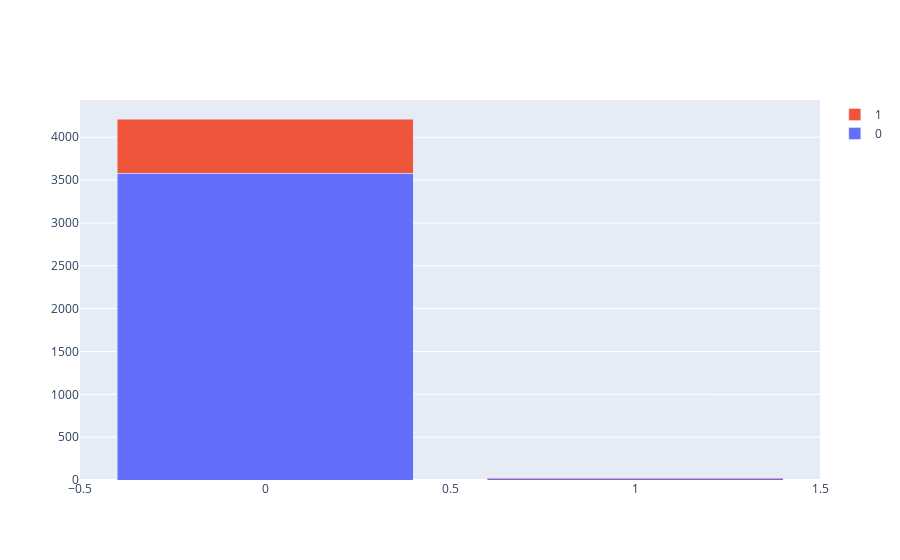

Here is the notebook cell this chart was saved with:
### Code cell
draw_bar("prevalentStroke", df)

### Figure 1 — Plotly figure (JSON) as saved in the notebook; plotly's stock layout.template omitted (floating-point values rounded to 4 significant figures)
{"data": [{"name": "0", "type": "bar", "x": [0, 1], "y": [3580, 14]}, {"name": "1", "type": "bar", "x": [0, 1], "y": [633, 11]}], "layout": {"barmode": "stack"}}
